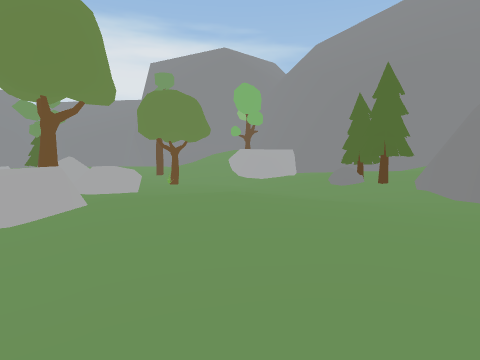
[1] (above)

22 first-person views from a walk through a scene from a Unity 3-D project. The camera is 1.2 m above the floor, tilts 4° down and sees 75° across. The floor is counted in squares, 2 m on a side. Each view is taken from the middle of a square. On the plan, view 1 faces up. The plan holds only what a view shows up to about 9 squares ahead; the rest is blank. The place goes on beyond the plan. The player is left out. Some animated figures are left out.

[2]
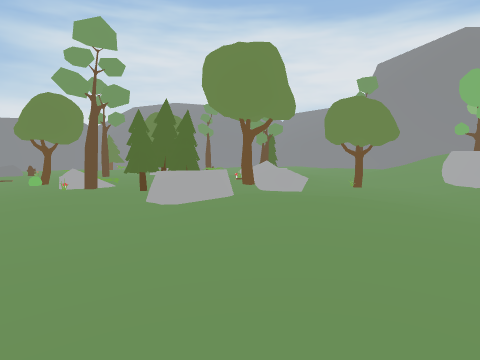

[3]
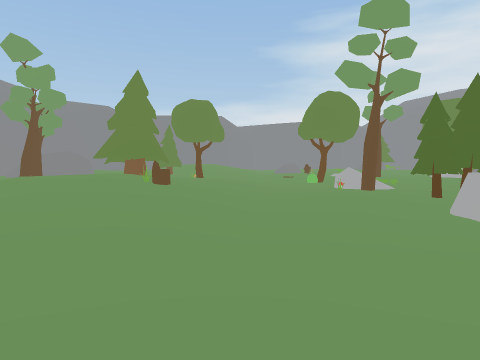

[4]
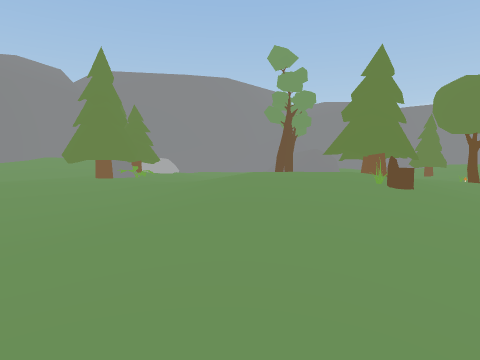

[5]
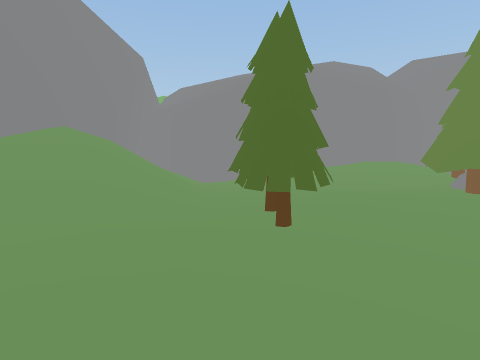

[6]
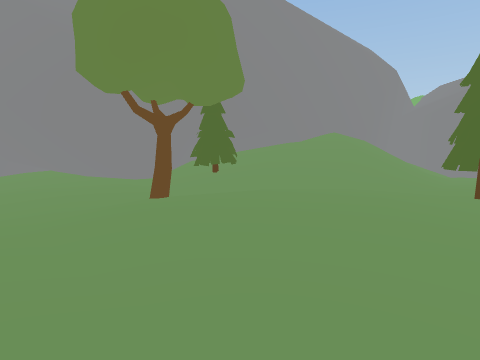

[7]
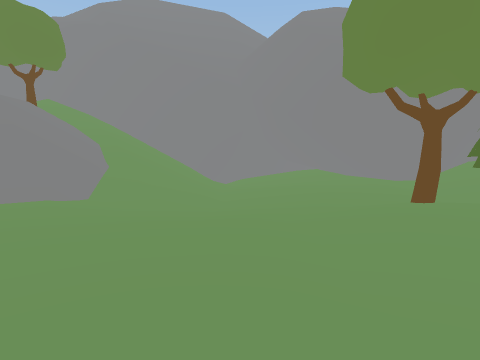

[8]
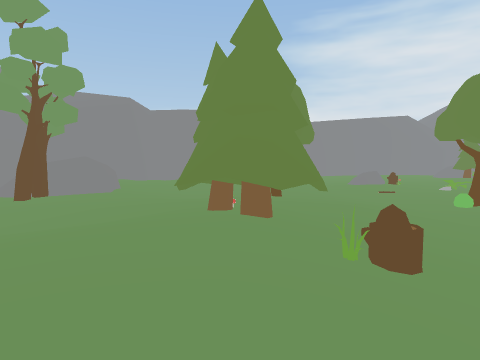

[9]
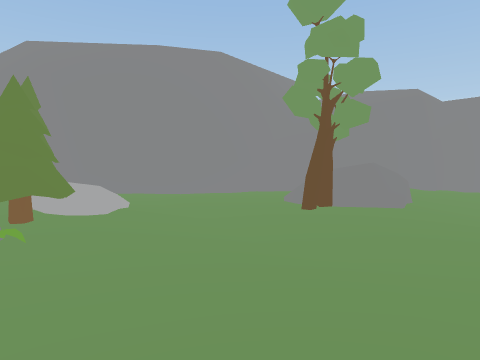

[10]
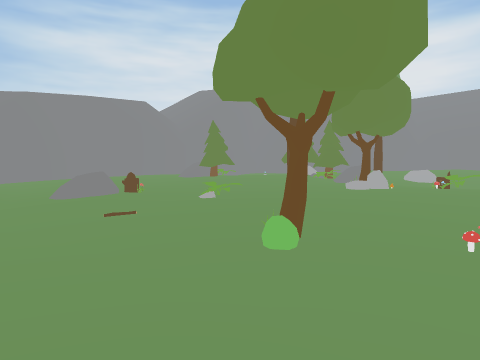

[11]
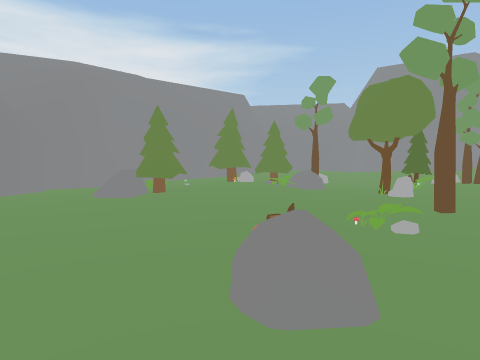

[12]
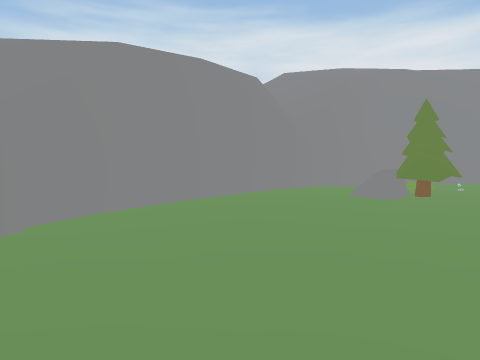

[13]
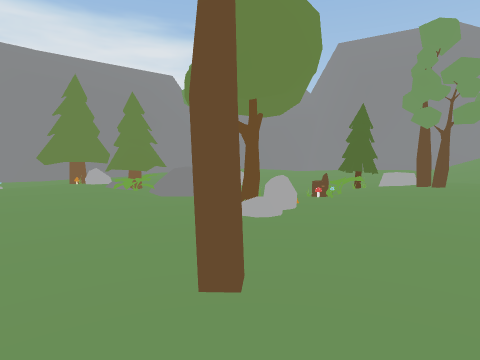

[14]
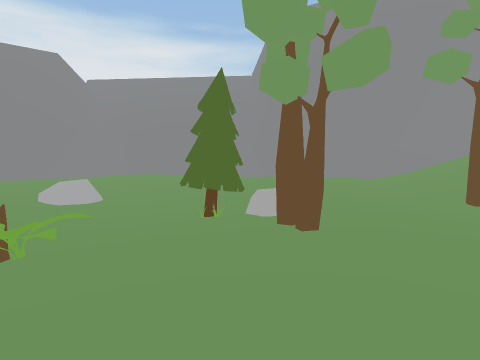

[15]
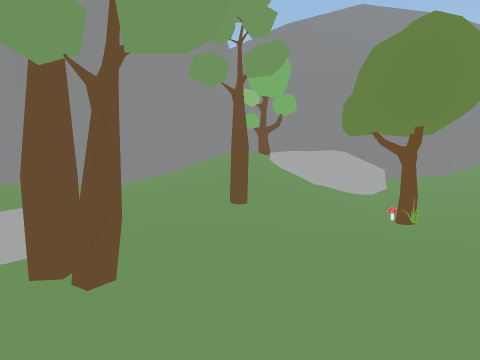

[16]
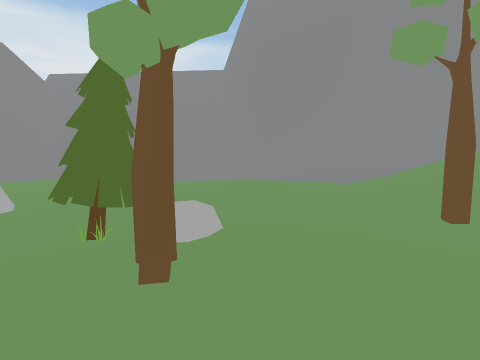

[17]
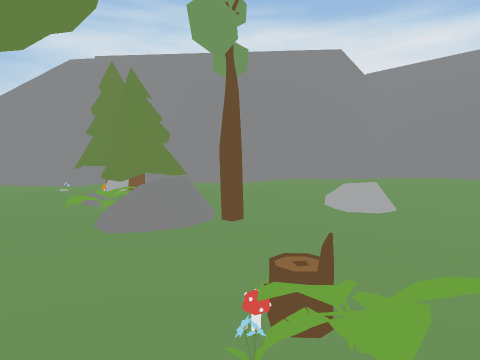

[18]
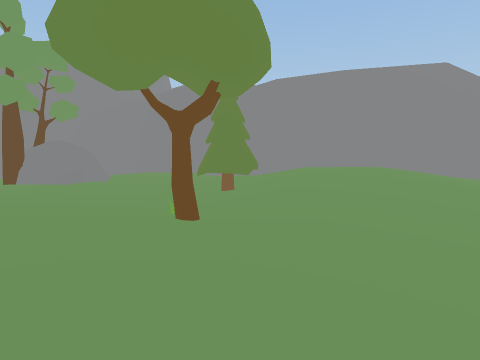

[19]
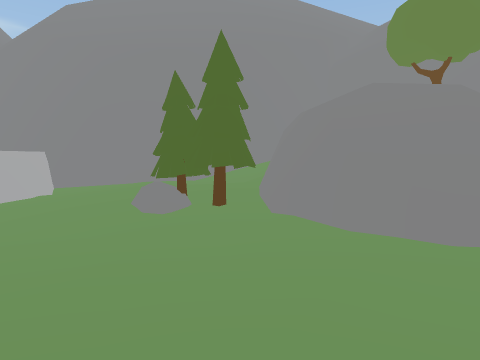

[20]
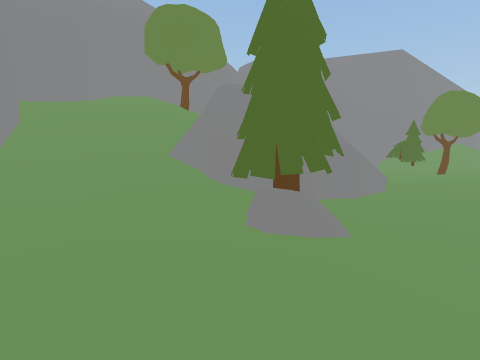

[21]
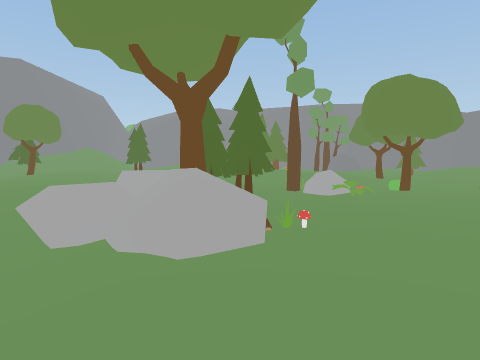

[22]
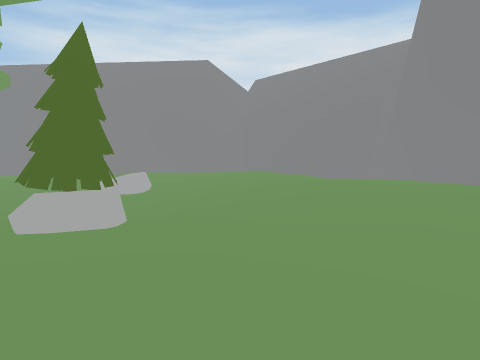

### Floor plan
Key: @ floor where view 1 was taken; # wall or solid block; . main floor; : floor 0.25 m higher than the main floor; - floor 0.25 m lower than the main floor; + floor 0.5 m higher than the main floor; _ floor 0.5 m lower than the main floor; < floor 0.75 m lower than the main floor; * floor 1 m higher than the main floor; % floor 1.5 m higher than the main floor; & floor 3 m higher than the main floor; $ floor 3.5 m higher than the main floor; / step, stairs or slope; = window, fence, low wall or low ledge; v drop or lower ground; O other object.
Columns run from 17 left of view 1 to 9 right of it. Each row starts with its distance up from view 1.
 16       ##### ##
 15      ##.... .#####
 14     ##.....:::.///
 13    ##....-..::.+/%#
 12  ###----O_--...+/O##
 11 ##----.-___O--////%##
 10 #__--O-O__OO/-O//O//###
  9 #--OOOOO-O-OO.-O<<-.::###
  8 #--..O//OOO...-O__-.:.//###
  7 #-/ O..O -...//O___/O:////#
  6 #./O...-.O..OOO:____O##///#
  5 #..-..O--.--.--O---_v/$/O/#
  4 #-----O/O----O-/..--#/& //#
  3 #---OOO----OOOOO...-///=//#
  2 #----:O--O-OO.---....=////
  1 #--------O--O-----..--///#
  0 ##...:.---..-O---@-.-__--#
 -1  ##:++:.O....O:.--...----##
 -2   #:++:.O..:OO+:.-..O-..###
 -3   ##::.O--.O:++.--...--##
 -4    #....-..-.::.--.../O#
 -5    ##...*O.--.....O.//O
 -6     ##..OO.--.O...O///#
 -7      ##..O--.OOO...//##
 -8       #--..-/O.....//#
 -9       ###-.. O:..-./ #
-10         ##--OO++:.../#
-11          #############

Where each view was taken, in squares from view 1:
view 1: 0 up, 0 right, facing up
view 2: 0 up, 2 right, facing up-left
view 3: 0 up, 1 right, facing left
view 4: 0 up, 0 right, facing down-left
view 5: 2 down, 1 right, facing down
view 6: 0 up, 0 right, facing down-right
view 7: 0 up, 0 right, facing right
view 8: 2 down, 2 left, facing left
view 9: 3 down, 3 left, facing down-left
view 10: 0 up, 6 left, facing up-left
view 11: 0 up, 12 left, facing up
view 12: 0 up, 12 left, facing up-left
view 13: 3 up, 9 left, facing up
view 14: 6 up, 6 left, facing up
view 15: 7 up, 6 left, facing up-right
view 16: 7 up, 5 left, facing up
view 17: 7 up, 7 left, facing up-left
view 18: 1 up, 7 left, facing down-left
view 19: 3 up, 0 right, facing up-right
view 20: 9 up, 1 right, facing down-right
view 21: 9 up, 4 left, facing down
view 22: 9 up, 3 left, facing up-left
